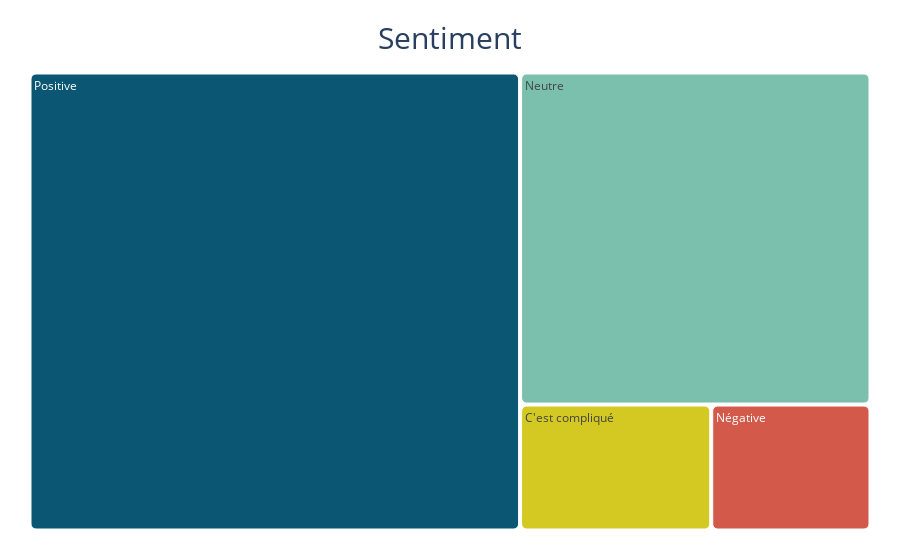

The notebook cell this image was saved under:
### Code cell
import plotly.express as px

fig = px.treemap(data, path=["Sentiment"],color= data["Sentiment"], color_discrete_map = {
    "Positive": "#0b5773",
    "Négative":"#d35a4b",
    "Neutre": "#7bc0ac",
    "C'est compliqué": "#d3c922",
},
                 title="Sentiment"
                 )
fig.update_traces(marker=dict(cornerradius=5))

fig.update_layout(
    margin = dict(t=50, l=25, r=25, b=25),
    title_font=dict(size=30),
    title_x=0.5, title_y=0.95
)
fig.data[0].hovertemplate='<b></b>%{label}'

fig.show()

### Figure 1 — Plotly figure (JSON) as saved in the notebook; plotly's stock layout.template omitted (floating-point values rounded to 4 significant figures)
{"data": [{"branchvalues": "total", "customdata": [["C'est compliqué"], ["Neutre"], ["Négative"], ["Positive"]], "domain": {"x": [0, 1], "y": [0, 1]}, "hovertemplate": "<b></b>%{label}", "ids": ["C'est compliqué", "Neutre", "Négative", "Positive"], "labels": ["C'est compliqué", "Neutre", "Négative", "Positive"], "marker": {"colors": ["#d3c922", "#7bc0ac", "#d35a4b", "#0b5773"], "cornerradius": 5}, "name": "", "parents": ["", "", "", ""], "type": "treemap", "values": [6, 29, 5, 56]}], "layout": {"legend": {"tracegroupgap": 0}, "margin": {"b": 25, "l": 25, "r": 25, "t": 50}, "title": {"font": {"size": 30}, "text": "Sentiment", "x": 0.5, "y": 0.95}}}
